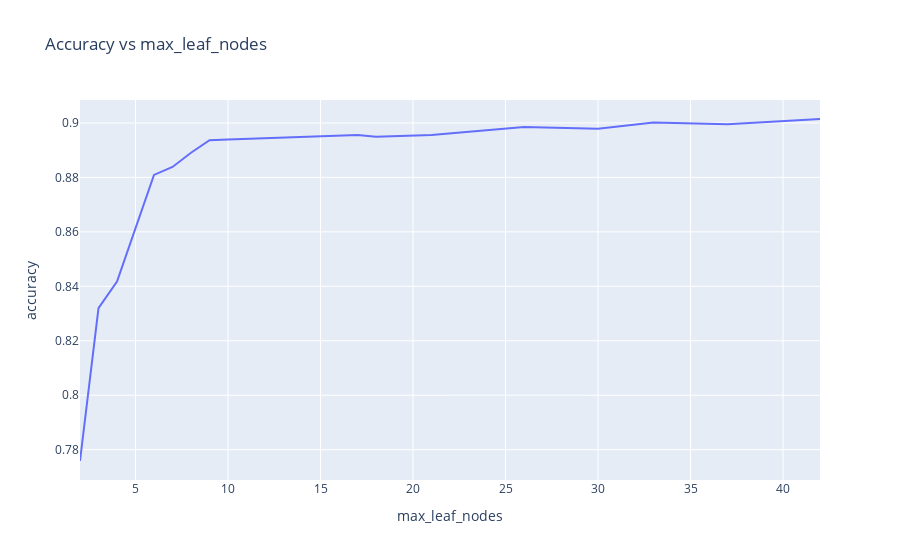
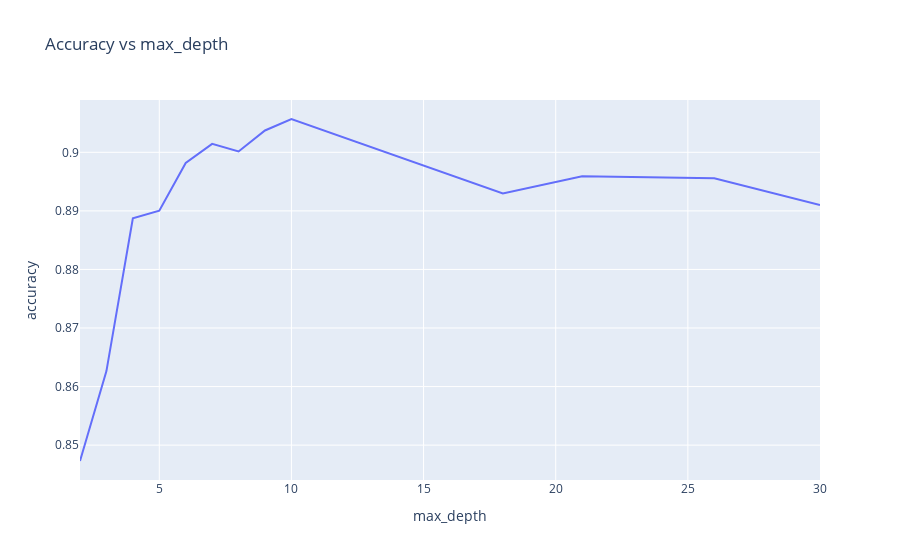

Write notebook code for charts like these, in order.
### Code cell
# fit X_train, y_train with DecisionTree, cross-validate the max_leaf_nodes
from sklearn.model_selection import cross_val_score
import numpy as np
max_leaf_nodes = [2, 3, 4, 5, 6, 7, 8, 9, 10, 17, 18, 21, 26, 30, 33, 37, 42]
cv_scores = []
test_scores = []
for leaf in max_leaf_nodes:
    tree = DecisionTreeClassifier(random_state=101, max_leaf_nodes=leaf)
    scores = cross_val_score(tree, X_train, y_train, cv=10, scoring='accuracy')
    cv_scores.append(scores.mean())
    
# plot the accuracies with plotly express
import plotly.express as px
dfPlot = pd.DataFrame({'max_leaf_nodes': max_leaf_nodes, 'accuracy': cv_scores})
fig = px.line(dfPlot, x='max_leaf_nodes', y='accuracy', title='Accuracy vs max_leaf_nodes')
fig.show()

# fit X_train, y_train with DecisionTree, cross-validate the tree depth
from sklearn.model_selection import cross_val_score
import numpy as np
max_depth = [2, 3, 4, 5, 6, 7, 8, 9, 10, 17, 18, 21, 26, 30]
cv_scores = []
test_scores = []
for depth in max_depth:
    tree = DecisionTreeClassifier(random_state=101, max_depth=depth)
    scores = cross_val_score(tree, X_train, y_train, cv=10, scoring='accuracy')
    cv_scores.append(scores.mean())

# plot the accuracies with plotly express
import plotly.express as px
dfPlot = pd.DataFrame({'max_depth': max_depth, 'accuracy': cv_scores})
fig = px.line(dfPlot, x='max_depth', y='accuracy', title='Accuracy vs max_depth')
fig.show()

### Figure 1 — Plotly figure (JSON) as saved in the notebook; plotly's stock layout.template omitted (floating-point values rounded to 4 significant figures)
{"data": [{"hovertemplate": "max_leaf_nodes=%{x}<br>accuracy=%{y}<extra></extra>", "legendgroup": "", "line": {"color": "#636efa", "dash": "solid"}, "marker": {"symbol": "circle"}, "mode": "lines", "name": "", "orientation": "v", "showlegend": false, "type": "scatter", "x": [2, 3, 4, 5, 6, 7, 8, 9, 10, 17, 18, 21, 26, 30, 33, 37, 42], "xaxis": "x", "y": [0.7758, 0.832, 0.8418, 0.8617, 0.8809, 0.8838, 0.8891, 0.8936, 0.894, 0.8956, 0.8949, 0.8956, 0.8985, 0.8979, 0.9001, 0.8995, 0.9014], "yaxis": "y"}], "layout": {"legend": {"tracegroupgap": 0}, "title": {"text": "Accuracy vs max_leaf_nodes"}, "xaxis": {"anchor": "y", "domain": [0, 1], "title": {"text": "max_leaf_nodes"}}, "yaxis": {"anchor": "x", "domain": [0, 1], "title": {"text": "accuracy"}}}}

### Figure 2 — Plotly figure (JSON) as saved in the notebook; plotly's stock layout.template omitted (floating-point values rounded to 4 significant figures)
{"data": [{"hovertemplate": "max_depth=%{x}<br>accuracy=%{y}<extra></extra>", "legendgroup": "", "line": {"color": "#636efa", "dash": "solid"}, "marker": {"symbol": "circle"}, "mode": "lines", "name": "", "orientation": "v", "showlegend": false, "type": "scatter", "x": [2, 3, 4, 5, 6, 7, 8, 9, 10, 17, 18, 21, 26, 30], "xaxis": "x", "y": [0.8473, 0.8626, 0.8887, 0.89, 0.8982, 0.9014, 0.9001, 0.9037, 0.9057, 0.8946, 0.893, 0.8959, 0.8956, 0.891], "yaxis": "y"}], "layout": {"legend": {"tracegroupgap": 0}, "title": {"text": "Accuracy vs max_depth"}, "xaxis": {"anchor": "y", "domain": [0, 1], "title": {"text": "max_depth"}}, "yaxis": {"anchor": "x", "domain": [0, 1], "title": {"text": "accuracy"}}}}
